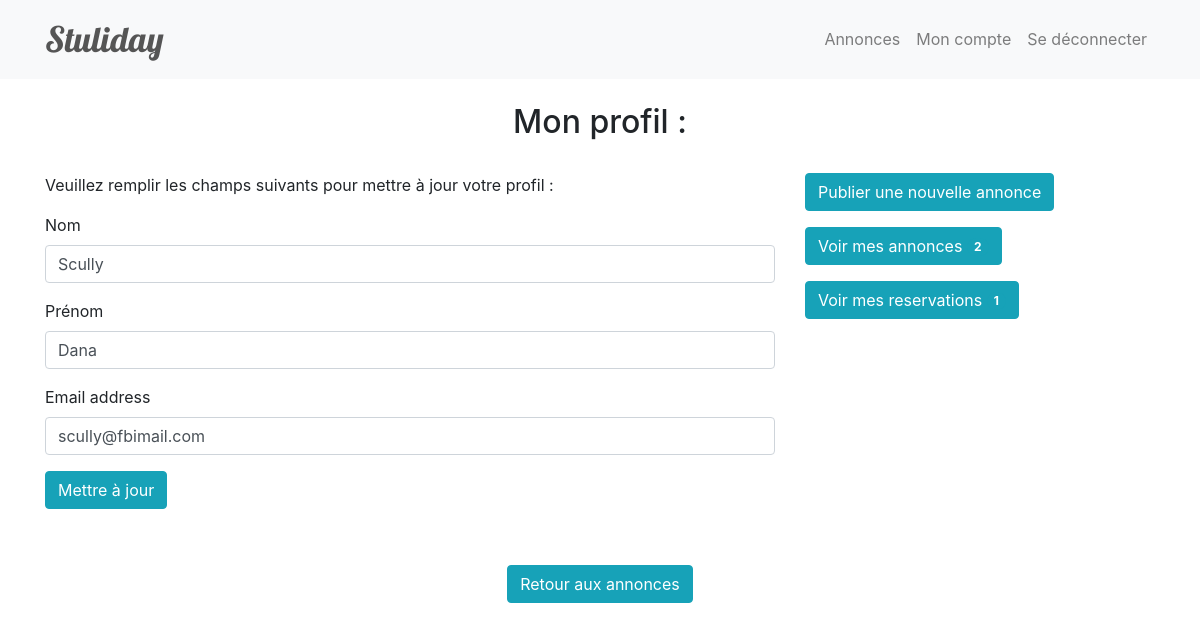
The app's page /profile.php (signed in) with its own data.
### tables this page shows
CREATE TABLE `users` (
  `id` int(11) NOT NULL,
  `email` varchar(50) NOT NULL,
  `password` varchar(255) NOT NULL,
  `firstName` varchar(50) DEFAULT NULL,
  `lastName` varchar(50) DEFAULT NULL
);

CREATE TABLE `reservations` (
  `id` int(11) NOT NULL,
  `id_user` int(11) NOT NULL,
  `id_annonce` int(11) NOT NULL,
  `dateReservation` timestamp NOT NULL DEFAULT current_timestamp()
);

### inc/function.php (the view, shortened to what this page needs)
        <?php
function annoncesCount() {
    global $db;
    if(isset($_SESSION['id'])){
        $id_user = $_SESSION['id'];
        $compteur = $db->query("SELECT author_article FROM annonces WHERE author_article = $id_user");
        $compteur->setFetchMode(PDO::FETCH_ASSOC);
        while($result = $compteur->fetchAll()){
            ?>
         <a href="" class="btn btn-info mb-3 <?php  if($result < 1){ echo 'disabled'; } ?>" data-toggle="modal" data-target="#listingAnnonces">Voir mes annonces
           <span class="badge badge-info badge-pill"><?= COUNT($result); ?></span>
        </a>
        <?php
        }
    }
}
function reservationsCount() {
    global $db;
    if(isset($_SESSION['id'])){
        $id_user = $_SESSION['id'];
        $compteur = $db->query("SELECT id_user FROM reservations WHERE id_user = $id_user");
        $compteur->setFetchMode(PDO::FETCH_ASSOC);
        while($result = $compteur->fetchAll()){
            ?>
         <a href="" class="btn btn-info mb-3 <?php  if($result < 1){ echo 'disabled'; } ?>" data-toggle="modal" data-target="#listingResa">Voir mes reservations
           <span class="badge badge-info badge-pill"><?= COUNT($result); ?></span>
        </a>
        <?php
        }
    }
}
        ?>

### profile.php (shortened to what this page needs)
<?php
    require('inc/connect.php');
    require('inc/function.php');
    require('assets/head.php');
    include('assets/nav.php');
    if(isset($_SESSION['id'])){
            $id = $_SESSION['id'];
            $sql = $db->query("SELECT * FROM users WHERE id = $id");
            $sql->setFetchMode(PDO::FETCH_ASSOC);
            $row = $sql->fetch();
            ?>
            <section>
                <div class="container">
                    <div class="row">
                        <div class="col-md-12 text-center">
                            <h2 class="py-4">Mon profil :</h2>
                        </div>
                        <div class="col-md-8">
                            <p>Veuillez remplir les champs suivants pour mettre à jour votre profil :</p>
                            <form action="<?php echo htmlspecialchars($_SERVER["PHP_SELF"]);?>" method="post">
                                <div class="form-group">
                                    <label for="exampleInputEmail">Nom</label>
                                    <input type="text" class="form-control" name="nom" id="exampleInputEmail"
                                        aria-describedby="emailHelp" value="<?= $row['lastName'];?>">
                                </div>
                                <div class="form-group">
                                    <label for="exampleInputPassword">Prénom</label>
                                    <input type="text" name="prenom" class="form-control" id="exampleInputPassword"
                                        value="<?= $row['firstName'];?>">
                                </div>
                                <div class="form-group">
                                    <label for="exampleInputEmail">Email address</label>
                                    <input type="email" class="form-control" name="email" id="exampleInputEmail"
                                        aria-describedby="emailHelp" value="<?= $row['email'];?>">
                                </div>
                                <input type="submit" name="submit_update" class="btn btn-info" value="Mettre à jour">
                            </form>
                        </div>
                        <div class="col-md-4">
                            <a href="create_annonce.php" class="btn btn-info mb-3">Publier une nouvelle annonce</a>
                        <div><?php annoncesCount();?></div>
                        <div><?php reservationsCount();?></div>
                        </div>
                        <div class="col-md-12 text-center pt-5 my-2">
                            <a class="btn btn-info back" href="annonces.php">Retour aux annonces</a>
                        </div>
                    </div>
                </div>
            </section>
     <?php
    }else{
        echo '<div class="alert alert-info">Il faut vous connecter pour voir votre profil !</div>';
    }
?>
<?php require('assets/footer.php'); ?>

### records on screen
users: nom "Scully", prenom "Dana", email "scully@fbimail.com"
reservations: COUNT($result) "1"

### other values on screen
COUNT($result) "2"
